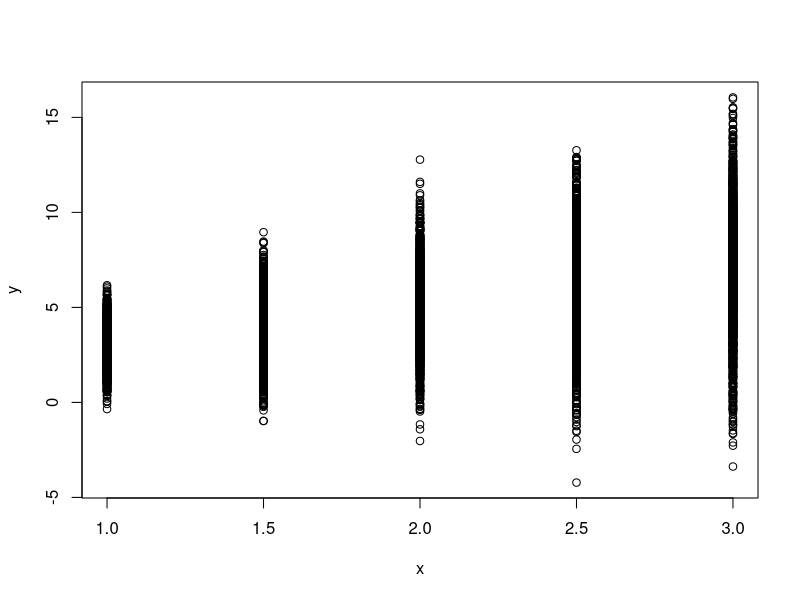

Here is the R script that generated this plot:
library(stats4)
library(dplyr)

set.seed(100)
x = rep(seq(1,3,by=0.5),2000)
y = 1 + 2*x + rnorm(length(x),0,1*x^1)

par(mfrow = c(1,1))	
plot(x,y)

LL <- function(beta0,beta1,sigma,q){
  beta= t(c(beta0,beta1))
  resid = y - beta0 - beta1*x
  R = dnorm(resid, mean = 0, sd=sqrt(x^(q*2)*sigma^2), log=TRUE)
  -sum(R)
}

mle(LL, list(beta0=2, beta1=1, sigma=1, q=1), method = "L-BFGS-B")